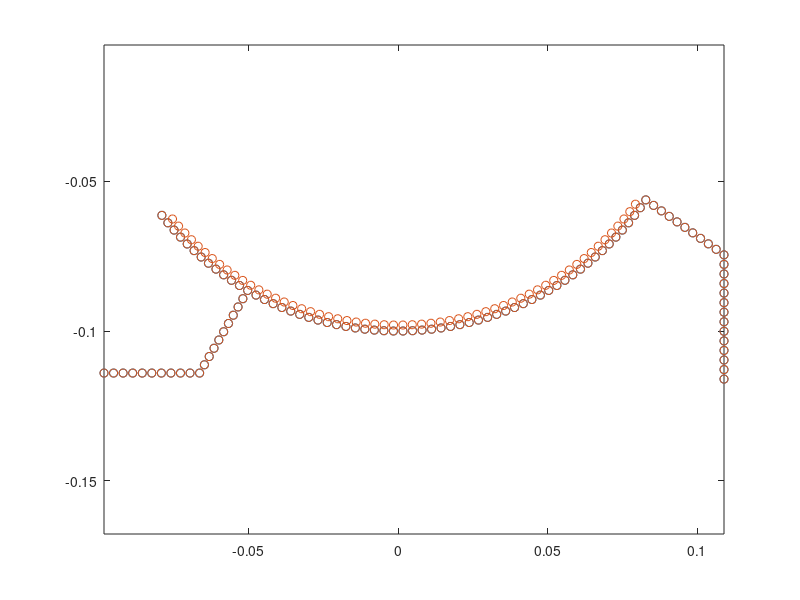

The MATLAB source for this figure: (Note: this script raises an error after producing the figure.)
clear all;
close all;
clc;

figure 
nv = 60;
radius = 0.1;

delta = 3/5 * pi / (nv - 1);

nodes_1 = zeros(3,2);
temp = 1;
for i = 1:nv
    radiusLocal = radius;
    nodes_1(temp,1) = radiusLocal * cos(delta * i + 6*pi/5);
    nodes_1(temp,2) = 0.0;
    nodes_1(temp,3) = radiusLocal * sin(delta * i + 6*pi/5);
    temp = temp + 1;
end

deltaTheta = 0.4;

[currentNv, ~] = size(nodes_1);
minD = 1000;
minIndex = 1;
ConnectNode(1) = radiusLocal * cos(deltaTheta + 6*pi/5);
ConnectNode(2) = 0.0;
ConnectNode(3) = radiusLocal * sin(deltaTheta + 6*pi/5);

for i = 1:currentNv
    nodeLocal = nodes_1(i,:);
    
    if ( abs( norm(ConnectNode - nodeLocal) ) < minD )
        minIndex = i;
        minD = norm(ConnectNode - nodeLocal);
    end
end


nv_2 = 10;
node_b = nodes_1(minIndex-1,:);
node_c = nodes_1(minIndex,:);
node_a = nodes_1(minIndex+1,:);
tangent = (node_a - node_b) / norm((node_a - node_b));
normal(1) = - tangent(3);
normal(2) = 0.0;
normal(3) = tangent(1);
for i = 1:nv_2
    nodes_1(temp,:) = node_c - normal * i * delta * radius;
    temp = temp + 1;
end

node_s = nodes_1(temp-1,:);
tang = [-1 0 0];
for i = 1:nv_2
    nodes_1(temp,:) = node_s + tang * i * delta * radius;
    temp = temp + 1;
end

nv_2 = 10;
minIndex=nv;
node_b = nodes_1(minIndex-1,:);
node_c = nodes_1(minIndex,:);
node_a = nodes_1(minIndex,:);
tangent = (node_a - node_b) / norm((node_a - node_b));
normal(1) = - tangent(3);
normal(2) = 0.0;
normal(3) = tangent(1);
for i = 1:nv_2
    nodes_1(temp,:) = node_c - normal * i * delta * radius;
    temp = temp + 1;
end

node_s = nodes_1(temp-1,:);
tang = [0 0 -1];
for i = 1:nv_2+3
    nodes_1(temp,:) = node_s + tang * i * delta * radius;
    temp = temp + 1;
end

plot(nodes_1(:,1),nodes_1(:,3),'o')
hold on;
axis equal


size(nodes_1)

thickness = 0.002;
nodes_2 = zeros(3,3);
temp = 1;

tangent = [0;0;0]';
for i = 2:nv-1
    
    node_m = nodes_1(i,:);
    
    if (i == 1)
        node_a = nodes_1(i+1,:);
        %norm(node_a - node_m)
        tangent = (node_a - node_m) / norm(node_a - node_m);
        normal(1) = -tangent(3);
        normal(2) = 0.0;
        normal(3) = tangent(1);
        
        nodes_2(temp,:) = node_m + normal * thickness;
        temp = temp + 1;
    end
    
    if (i == nv)
        node_b = nodes_1(i-1,:);
        tangent = (node_m - node_b) / norm(node_m - node_b);
        normal(1) = -tangent(3);
        normal(2) = 0.0;
        normal(3) = tangent(1);
        
        nodes_2(temp,:) = node_m + normal * thickness;
        temp = temp + 1;
    end
    
    if (i > 1 && i < nv)
        node_a = nodes_1(i+1,:);
        node_b = nodes_1(i-1,:);
        tangent = (node_a - node_b) / norm(node_a - node_b);
        normal(1) = -tangent(3);
        normal(2) = 0.0;
        normal(3) = tangent(1);
        
        nodes_2(temp,:) = node_m + normal * thickness;
        temp = temp + 1;
    end
end

%plot(nodes_2(:,1),nodes_2(:,3),'s');

nv_1 = size(nodes_1)
nodes_11(:,1) = nodes_1(:,1);
nodes_11(:,2) = nodes_1(:,3);

nodes_22(:,1) = nodes_2(:,1);
nodes_22(:,2) = nodes_2(:,3);



nodes = [nodes_11;nodes_22];

plot(nodes(:,1),nodes(:,2),'o')
hold on;

[nv,~] = size(nodes);

[edges] = computeElement(nodes, delta*radius);
[bends] = computeBend(edges);
[coupleEdge] = computeCouple2d(nodes_11,nodes_22);

[ne, ~] = size(edges);

for i = 1:ne
    index1 = edges(i,1);
    index2 = edges(i,2);
    
    n1 = nodes(index1,:);
    n2 = nodes(index2,:);
    
    plot([n1(1) n2(1)], [n1(2) n2(2)], 'r-');
end

nodes(:,2) = nodes(:,2) - min(nodes(:,2)) + 0.002;

nodes(:,3) = nodes(:,1) * 0.0;
dlmwrite('nodesInput.txt',nodes,'delimiter',' ');
dlmwrite('edgeInput.txt',edges-1,'delimiter',' ');
dlmwrite('bendingInput.txt',bends-1,'delimiter',' ');
dlmwrite('coupleEdge.txt',coupleEdge-1,'delimiter',' ');